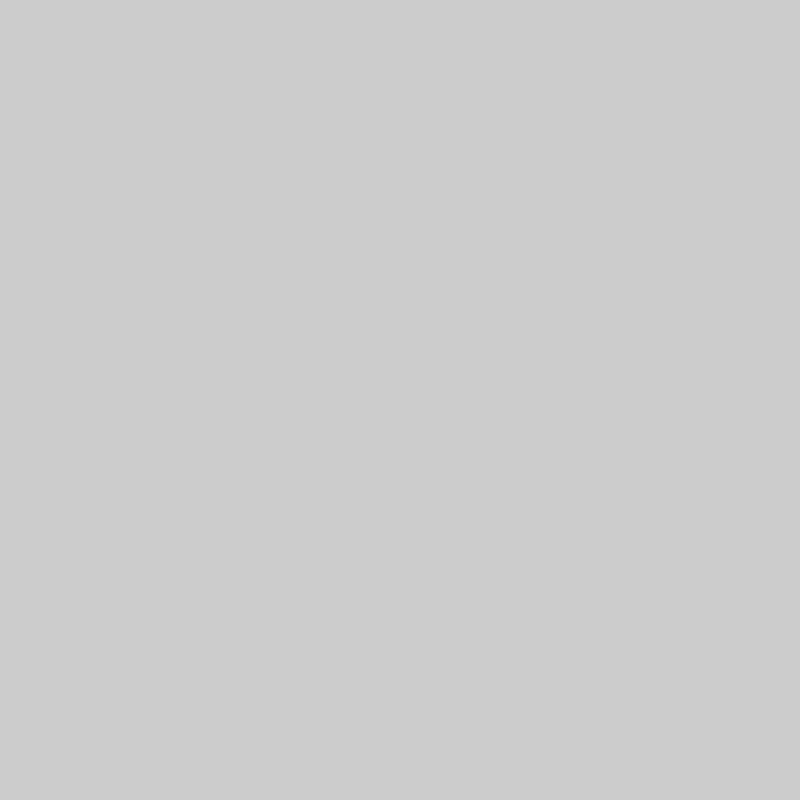
Frame 1 (no input)
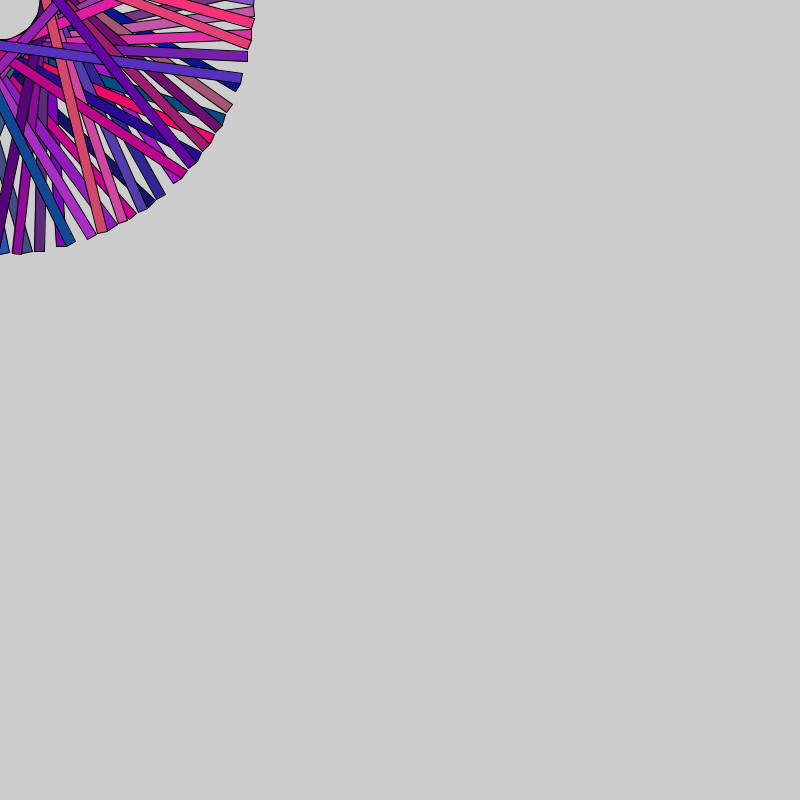
Frame 60 (the mouse pressed at the canvas centre just before this capture)
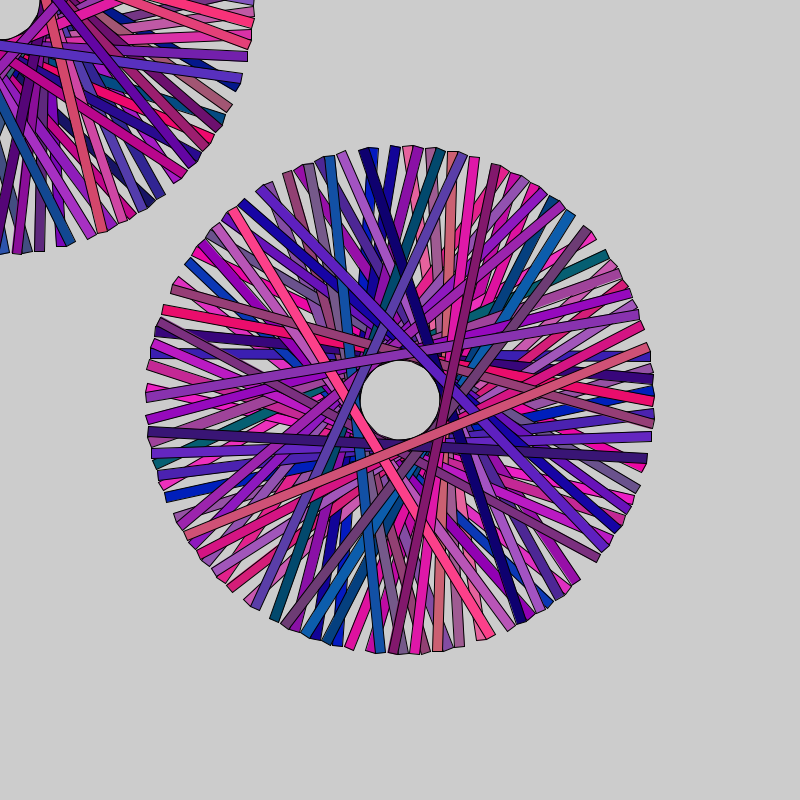
Frame 120 (the mouse held since frame 60 and released just before this capture)

The Processing sketch that drew these frames (run headless with seeded random() and noise(); from frame 60 on, the mouse is pressed at the canvas centre):

// Processing sketch: processing_74882
// ── processing_74882.pde

float angle = 0.0;
   void setup() {
     size(800, 800);
     smooth();
     frameRate(30);
}
   void draw() {
     translate(mouseX, mouseY);
     rotate(angle);
     rect(-250, -50, 500, 10);
     fill(random(0, 255), random(0, 100), random(100, 200));
     angle += 1000;
}
